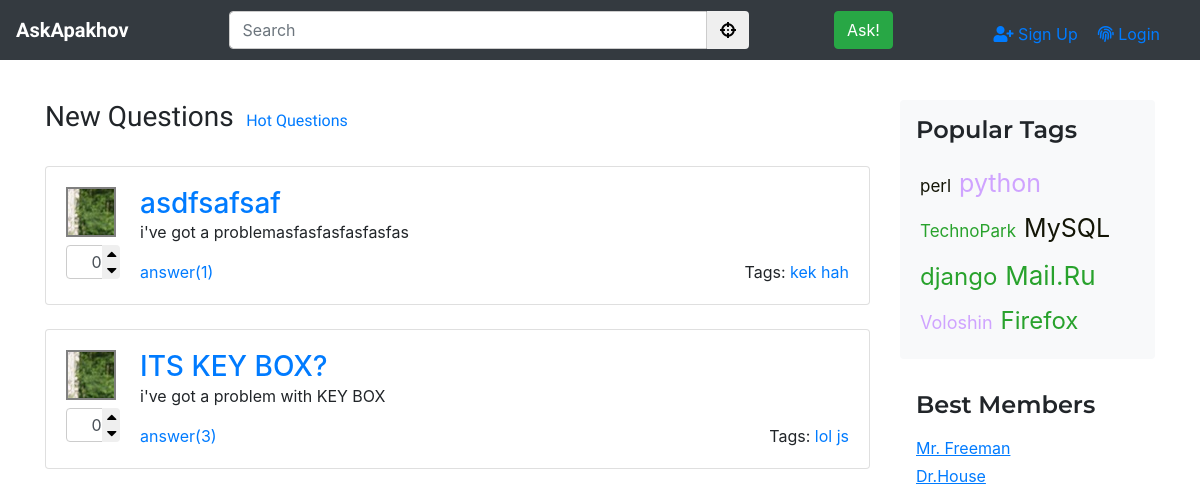
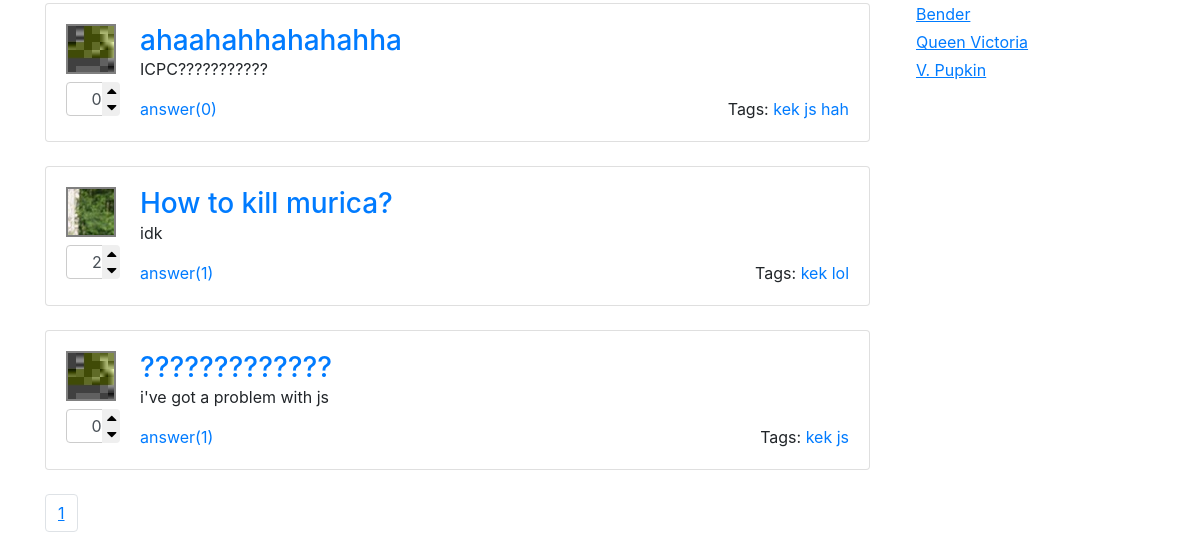
Before: / with the older database file (2 pictures, top to bottom).
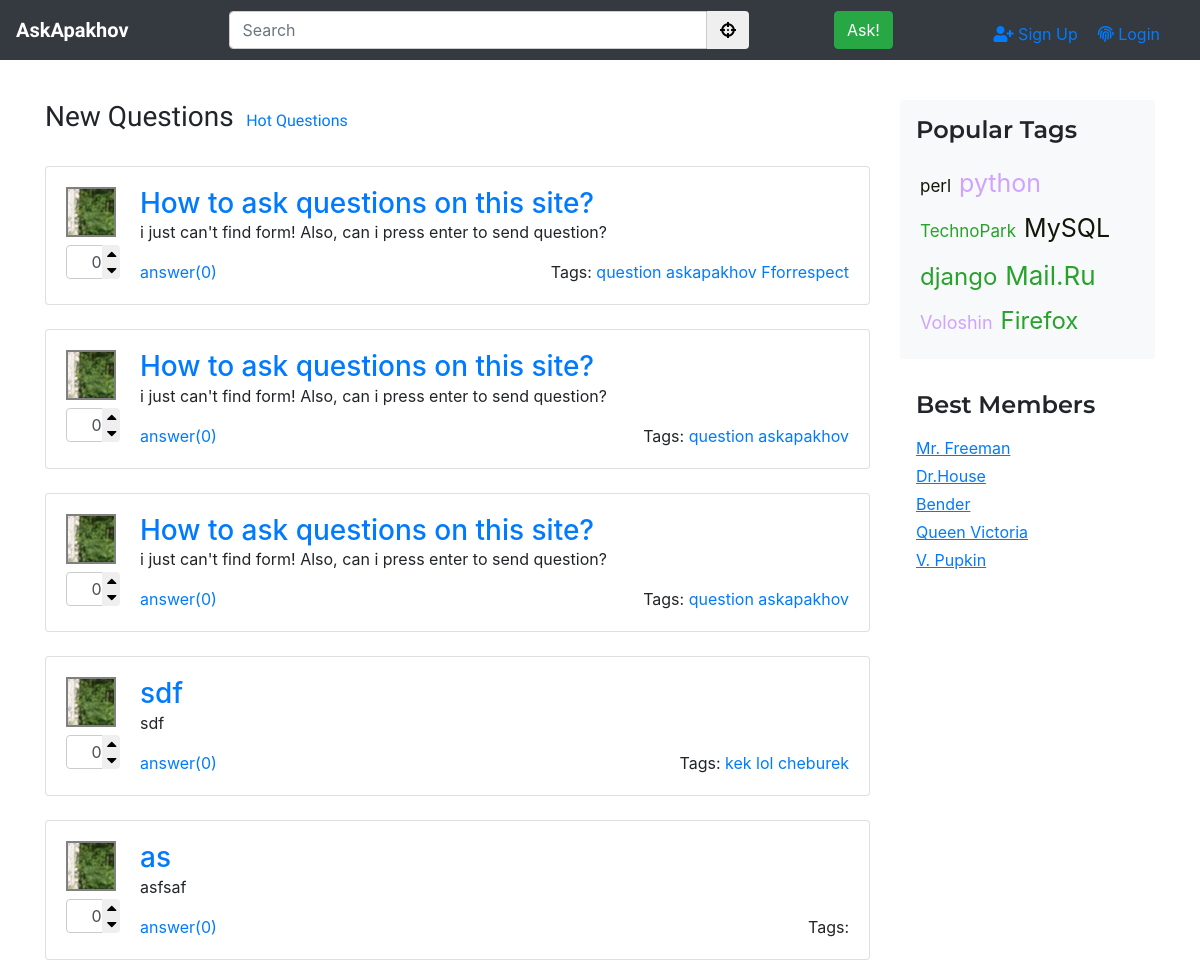
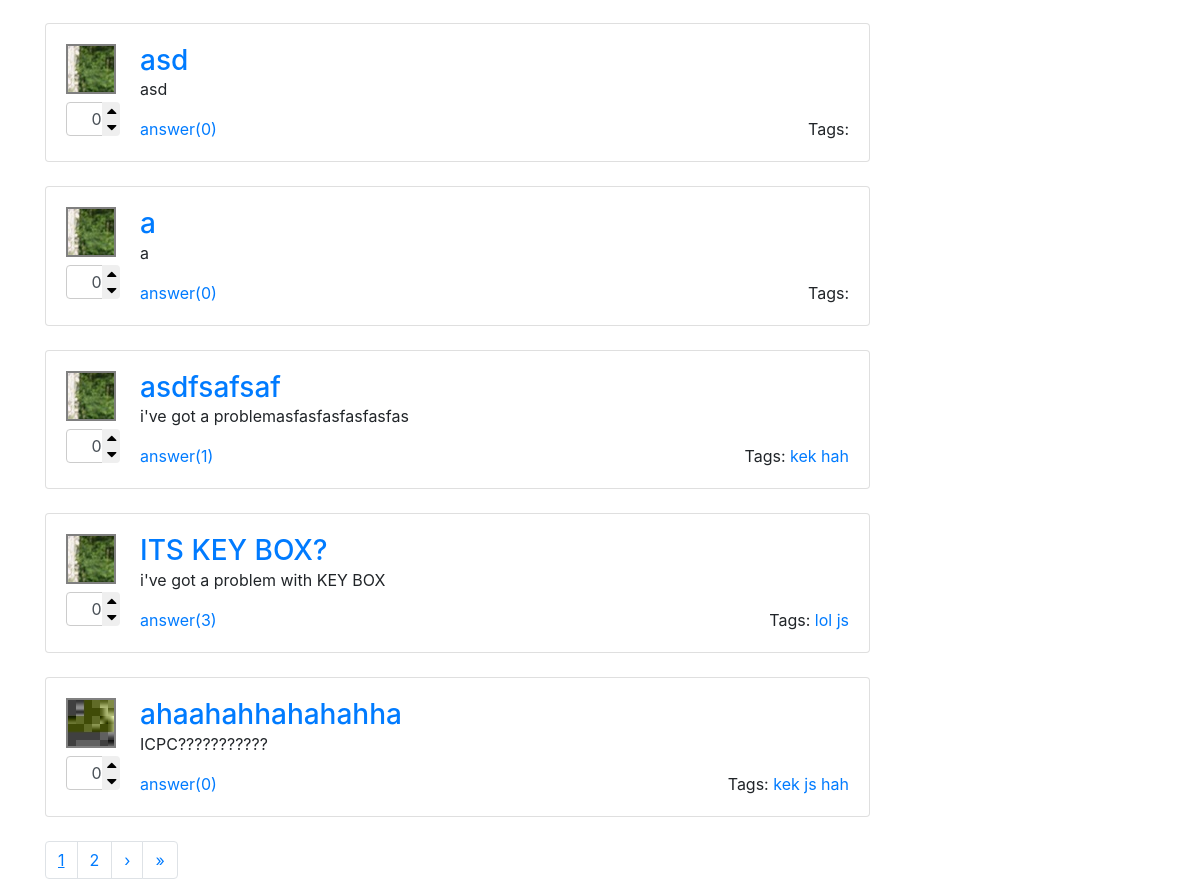
After: the same page with the newer database file (2 pictures, top to bottom).
### ask/models.py (models this page shows, shortened)
class Question(models.Model):
    objects = QuestionManager()
    autor = models.ForeignKey(Profile, on_delete=models.CASCADE)
    title = models.CharField(max_length=120, verbose_name=u"заголовок ярлыка")
    tags = models.ManyToManyField(Tag, blank=True)
    text = models.CharField(max_length=10000, verbose_name=u"full text", default="i've got a problem")
    create_time = models.TimeField(auto_now_add=True)
    like_am = models.IntegerField(default=0,verbose_name=u"количество Лукашенко")
    is_active = models.BooleanField(default=True, verbose_name=u"можно ли достать")

class Profile(AbstractUser):
    upload = models.ImageField(upload_to='%Y/%m/%d/', default='index.png')

class Tag(models.Model):
    title = models.CharField(max_length=120, verbose_name=u"заголовок ярлыка")
    def __str__(self):
        return self.title

### ask/views.py (the view)
# urls.py: path('', views.index, name='index'),
def index(request, page_num=-1):
    if page_num == -1:
        page_num = 1
        indexed = False
    else:
        indexed = True
    questions = Question.objects.order_by_date(100)
    paginator, page = pag(questions, 10, 10,request, page_num)
    return render(request, 'ask/index.html', {'questions' : page, 'paginator': paginator, 'indexed':indexed})

### ask/models.py (called while the page is built)
    def order_by_date(self, amount):
        return super().order_by('-create_time')[:amount]

### ask/views.py (called while the page is built)
def pag(items, items_on_page, page_am, request, num):
    paginator = Paginator(items, items_on_page)
    try:
        page_num = paginator.validate_number(num)
    except (ValueError, TypeError, EmptyPage):
        page_num = 1
    if page_num > page_am / 2 :
        beg_idx = page_num - page_am / 2
    else:
        beg_idx = 1
    if page_num + page_am / 2 < paginator.num_pages:
        end_idx = page_num + page_am / 2
        if end_idx < page_am:
            end_idx = page_am + 1
    else:
        end_idx = paginator.num_pages + 1
    paginator.indexes = range(int(beg_idx), int(end_idx))
    page = paginator.get_page(page_num)
    return paginator, page

### ask/templates/ask/index.html (shortened to what this page needs)
{% extends "ask/base.html" %}
{% load static %}
{% block links %}
<link rel="stylesheet" href="{% static 'ask/index.css' %}" type="text/css">{% endblock %}
{% block main-content %}
<h3 class="pb-3 mb-3 mr-2 main-header">
    New Questions
</h3>
<a href="/hot" class="main-header">Hot Questions</a>
{% for question in questions %}
{% include "ask/question_tpl.html" with question=question%}
{% endfor %}
{% include "ask/paginator.html" with page=questions indexed=indexed %}
{% endblock %}

### ask/templates/ask/question_tpl.html
{% load static %}
<div class="card flex-md-row mb-4 box-shadow h-md-250">
    <div class="card-body">
        <div style="float: left;">
            <div class="avatar-thumbnail mr-4 mb-2">
                <img src="{{question.autor.upload.url}}">
            </div>
            <div class="input-group spinner" style="width: 37px">
                <input type="text" class="form-control p-0" value="{{question.like_am}}" style="height: 34px">
                <div class="input-group-btn-vertical">
                    <button class="btn btn-default" type="button"><i class="fa fa-caret-up"></i></button>
                    <button class="btn btn-default" type="button"><i class="fa fa-caret-down"></i></button>
                </div>
            </div>
        </div>
        <h3 class="card-title mb-0"><a href="/question/{{question.id}}/">{{question.title}}</a></h5>
            <p class="card-text">{{question.text}}</p>
            <div>
                <a href="#" class="card-link">answer({{question.answer_set.count}})</a>
                <div style="float: right">
                    <span>Tags: </span>
                    {% for tag in question.tags.all %}
                    <a href="/tag/{{tag}}">{{tag}}</a>
                    {% endfor %}
                </div>
            </div>
    </div>
</div>

Changed rows visible on the page:
no longer on this page (row unchanged): Question: autor.upload (picture), like_am "2", title "How to kill murica?", text "idk", answer_set.count "1", Tag (title "kek"), Tag (title "lol")
no longer on this page (row unchanged): Question: autor.upload (picture), like_am "0", title "?????????????", text "i've got a problem with js", answer_set.count "1", Tag (title "kek"), Tag (title "js")
added Question: autor.upload (picture), like_am "0", title "How to ask questions on this site?", text "i just can't find form! Also, can i press enter to send question?", answer_set.count "0"
added Tag: title "question"
added Tag: title "askapakhov"
added Tag: title "Fforrespect", shown under "How to ask questions on this site?"
added Question: autor.upload (picture), like_am "0", title "How to ask questions on this site?", text "i just can't find form! Also, can i press enter to send question?", answer_set.count "0"
added Question: autor.upload (picture), like_am "0", title "How to ask questions on this site?", text "i just can't find form! Also, can i press enter to send question?", answer_set.count "0"
added Question: autor.upload (picture), like_am "0", title "sdf", text "sdf", answer_set.count "0", Tag (title "kek"), Tag (title "lol")
added Tag: title "cheburek", shown under "sdf"
added Question: autor.upload (picture), like_am "0", title "as", text "asfsaf", answer_set.count "0"
added Question: autor.upload (picture), like_am "0", title "asd", text "asd", answer_set.count "0"
added Question: autor.upload (picture), like_am "0", title "a", text "a", answer_set.count "0"
Other visible differences:
new list line: "2"
